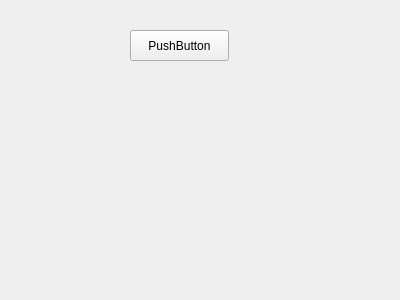
<?xml version="1.0" encoding="UTF-8"?>
<ui version="4.0">
 <class>ZToolButton</class>
 <widget class="QWidget" name="ZToolButton">
  <property name="geometry">
   <rect>
    <x>0</x>
    <y>0</y>
    <width>400</width>
    <height>300</height>
   </rect>
  </property>
  <property name="windowTitle">
   <string>Form</string>
  </property>
  <widget class="QPushButton" name="pushButton">
   <property name="geometry">
    <rect>
     <x>130</x>
     <y>30</y>
     <width>99</width>
     <height>31</height>
    </rect>
   </property>
   <property name="text">
    <string>PushButton</string>
   </property>
  </widget>
 </widget>
 <resources/>
 <connections/>
</ui>
